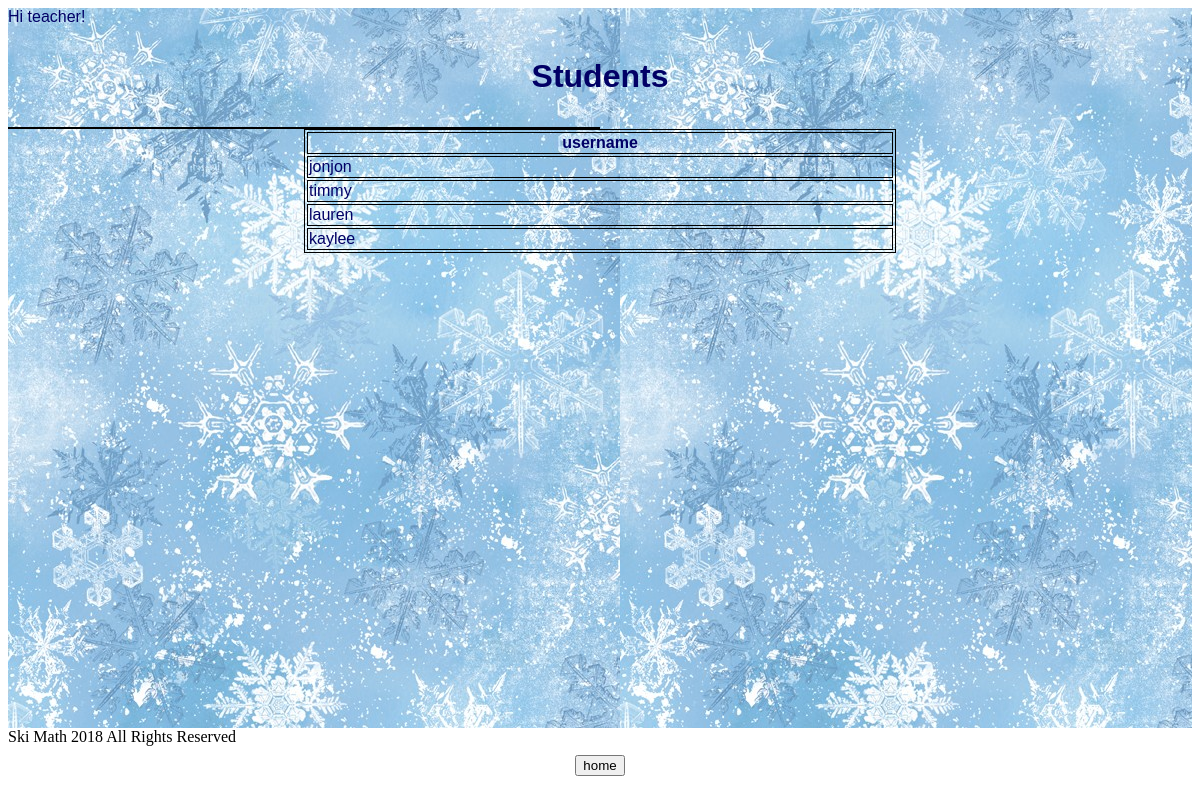
Page /ski_math/teacherstats (signed in) on the earlier database version.
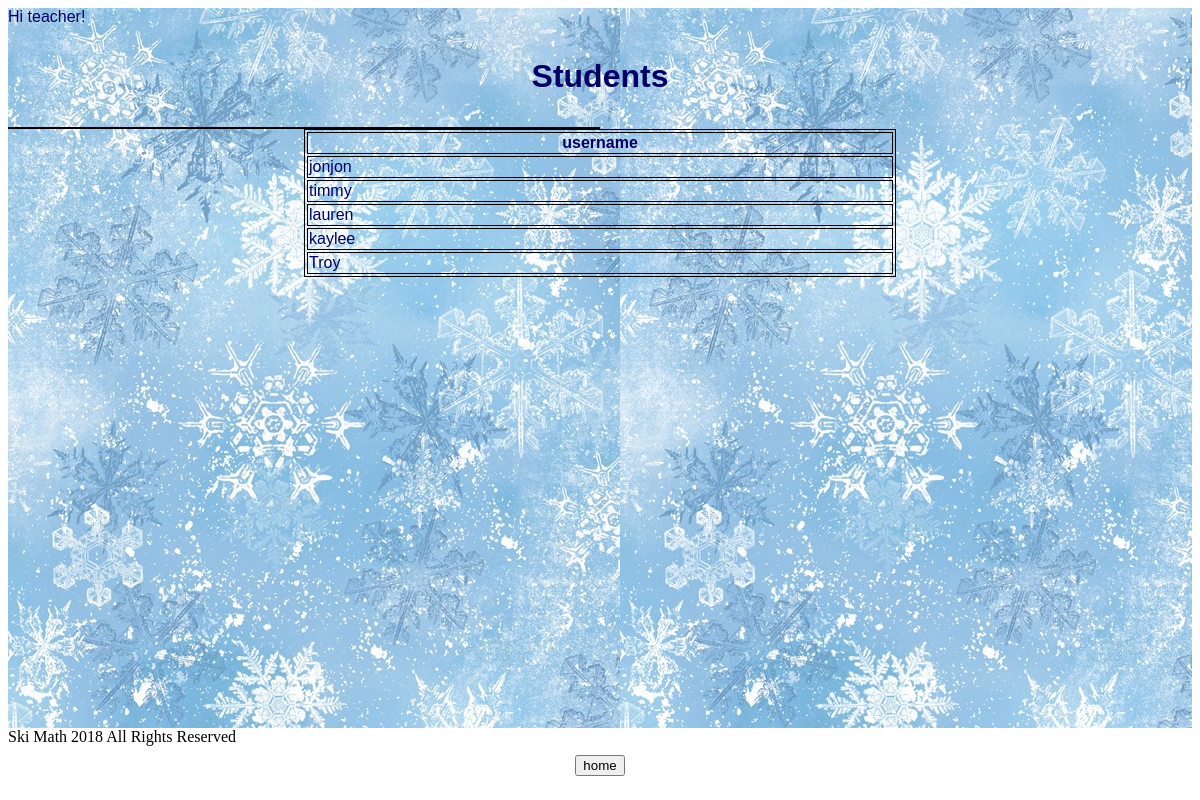
Same page on the later database version.
### ski_math/models.py (models this page shows, shortened)
class CustomUser(AbstractUser):
    is_student = models.BooleanField('student status', default=False)
    is_teacher = models.BooleanField('teacher status', default=False)

### ski_math/views.py (the view)
# urls.py: path('teacherstats', views.TeacherStats.as_view(), name='teacherstats'),
class TeacherStats(TemplateView):
    model = Student
    context_object_name = 'student'
    template_name = 'teacherstats.html'
    def get(self, request):
        student_list = CustomUser.objects.filter(is_student__exact=True)
        context = {'student_list': student_list}
        return render(request, 'teacherstats.html', context)

### templates/teacherstats.html (shortened to what this page needs)
{% extends 'base.html' %}
{% block content %}
{% if user.is_authenticated and user.is_teacher%}
  Hi {{ user.username }}!
  <h1><p>Students</p></h1>
  {% if student_list %}
    <table>
      <table align="center">
        <tr>
            <th>username</th>
        </tr>
        {% for student in student_list %}
        <tr>
          <td>{{student.username}}</td>
        </tr>
      {% endfor %}
    </table>
    <div class = "midbottom">
    <p><a href="{% url 'home' %}"><button>home</button></a></p></div>
  {% else %}
    <h1><p>No students are available.</p></h1>
    <div class = "midbottom">
    <p><a href="{% url 'home' %}"><button>home</button></a></p></div>
  {% endif %}
{% else %}
  <h1><p>You are not logged in</p></h1>
  <h1><a href="{% url 'login' %}"><button>home</button></a></h1>
{% endif %}
{% endblock %}

### templates/base.html (shortened to what this page needs)
{% load static %}
<!DOCTYPE html>
<html>
<head>
  <link rel="stylesheet" href="{% static 'web/base.css' %}">
</head>
<body>
  <div class="body-content">
    {% block content %}
    {% endblock %}
  </div>
  <div class="footer">
    Ski Math 2018 All Rights Reserved
  </div>
</body>
</html>

### ski_math/static/web/base.css (style rules this page uses)
.body-content { background: linear-gradient(to bottom right, rgb(10, 190, 214), rgba(170, 7, 7, 0.856)); background-image: url(/static/LightSnow.jpg); color: rgb(2, 0, 102); height: 45em; width:100%; margin: 0; padding: 0; border: 0; margin: 0; font-family: Impact, Haettenschweiler, 'Arial Narrow Bold', sans-serif; }
table, th, td { border: 1px solid black; }
table { width: 50%; vertical-align: center; }
th { text-align: center; }
td { text-align: left; }
h1 { text-align: center; }
div.midbottom { position: absolute; left:0; text-align: center; bottom: 8px; right: 0px; }

Differences in the rows shown:
added CustomUser: username "Troy"
